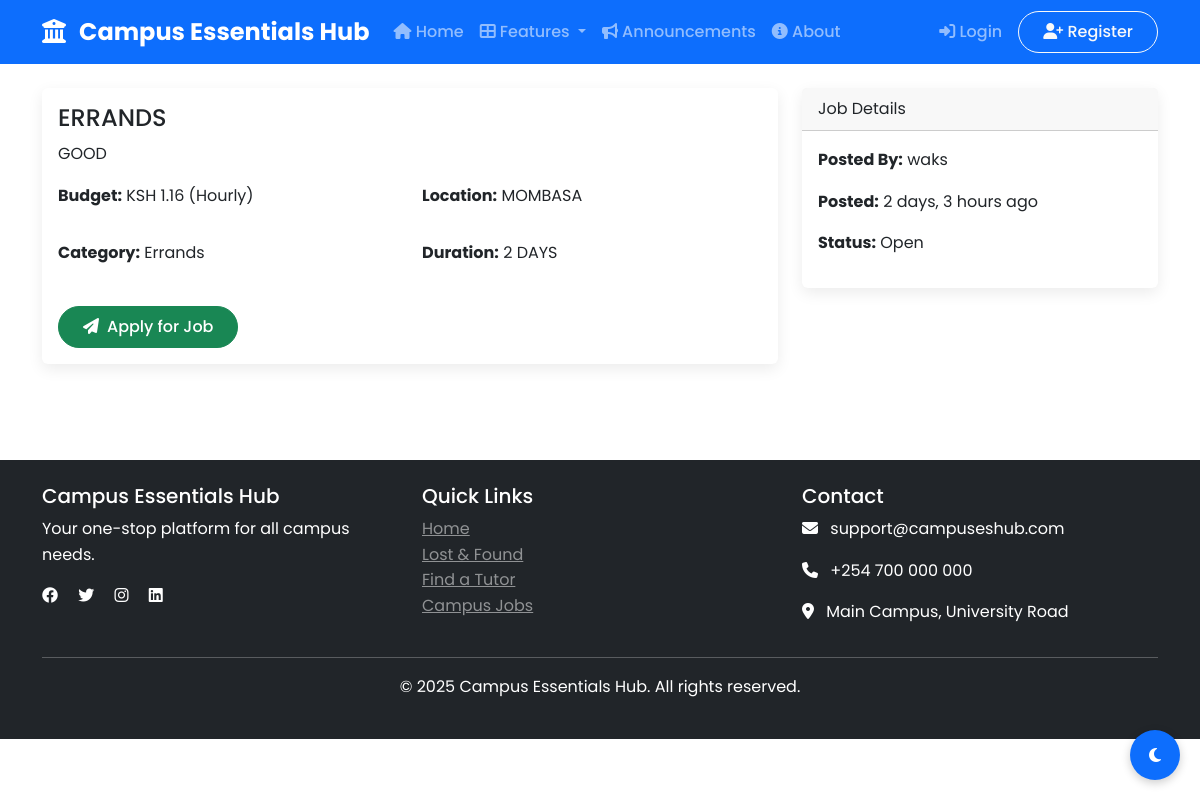
The app's page /jobs/2/ with its own data.
### jobs/models.py (models this page shows, shortened)
class Job(models.Model):
    CATEGORY_CHOICES = (
        ('typing', 'Typing Work'),
        ('design', 'Design'),
        ('errands', 'Errands'),
        ('academic', 'Academic Support'),
        ('photography', 'Photography'),
        ('tutoring', 'Tutoring'),
        ('tech', 'Tech Support'),
        ('writing', 'Writing'),
        ('other', 'Other'),
    )
    STATUS_CHOICES = (
        ('open', 'Open'),
        ('in_progress', 'In Progress'),
        ('completed', 'Completed'),
        ('cancelled', 'Cancelled'),
    )
    user = models.ForeignKey(CustomUser, on_delete=models.CASCADE, related_name='posted_jobs')
    title = models.CharField(max_length=200)
    description = models.TextField()
    category = models.CharField(max_length=50, choices=CATEGORY_CHOICES)
    location = models.CharField(max_length=200)
    budget = models.DecimalField(max_digits=10, decimal_places=2)
    budget_type = models.CharField(max_length=20, choices=[('fixed', 'Fixed'), ('hourly', 'Hourly')])
    duration = models.CharField(max_length=100, blank=True)
    skills_required = models.TextField(blank=True)
    status = models.CharField(max_length=20, choices=STATUS_CHOICES, default='open')
    created_at = models.DateTimeField(default=timezone.now)
    updated_at = models.DateTimeField(auto_now=True)
    class Meta:
        ordering = ['-created_at']

### accounts/models.py (models this page shows, shortened)
class CustomUser(AbstractUser):
    USER_TYPE_CHOICES = (
        ('student', 'Student'),
        ('tutor', 'Tutor'),
        ('service_provider', 'Service Provider'),
        ('admin', 'Administrator'),
    )
    email = models.EmailField(unique=True)
    phone_number = models.CharField(max_length=15, blank=True)
    student_id = models.CharField(max_length=20, blank=True)
    university = models.CharField(max_length=200, blank=True)
    course = models.CharField(max_length=100, blank=True)
    year_of_study = models.IntegerField(blank=True, null=True)
    user_type = models.CharField(max_length=20, choices=USER_TYPE_CHOICES, default='student')
    profile_picture = models.ImageField(upload_to='profile_pics/', blank=True)
    bio = models.TextField(blank=True)
    points = models.IntegerField(default=0)
    is_verified = models.BooleanField(default=False)
    verification_code = models.CharField(max_length=6, blank=True)
    dark_mode = models.BooleanField(default=False)
    location = models.CharField(max_length=200, blank=True)
    created_at = models.DateTimeField(default=timezone.now)
    updated_at = models.DateTimeField(auto_now=True)
    class Meta:
        ordering = ['-date_joined']

### jobs/views.py (the view)
# urls.py: path('<int:job_id>/', views.job_detail, name='detail'),
def job_detail(request, job_id):
    job = get_object_or_404(Job, id=job_id)
    applications = None
    if job.user == request.user:
        applications = job.applications.all()
    return render(request, 'jobs/detail.html', {
        'job': job,
        'applications': applications,
        'is_owner': job.user == request.user,
        'has_applied': job.applications.filter(
            applicant=request.user).exists() if request.user.is_authenticated else False,
    })

### core/context_processors.py (called while the page is built)
def notification_count(request):
    if request.user.is_authenticated:
        unread_count = Notification.objects.filter(user=request.user, is_read=False).count()
        return {'notification_count': unread_count}
    return {'notification_count': 0}

def theme_preference(request):
    if request.user.is_authenticated:
        theme = 'dark' if request.user.dark_mode else 'light'
        return {'theme': theme}
    return {'theme': 'light'}

### jobs/templates/jobs/detail.html (shortened to what this page needs)
{% extends 'core/base.html' %}
{% block content %}
<div class="row">
    <div class="col-md-8">
        <div class="card mb-4">
            <div class="card-body">
                <h4>{{ job.title }}</h4>
                <p>{{ job.description }}</p>
                <div class="row mb-3">
                    <div class="col-md-6">
                        <p><strong>Budget:</strong> KSH {{ job.budget }} ({{ job.get_budget_type_display }})</p>
                    </div>
                    <div class="col-md-6">
                        <p><strong>Location:</strong> {{ job.location }}</p>
                    </div>
                </div>
                <div class="row mb-3">
                    <div class="col-md-6">
                        <p><strong>Category:</strong> {{ job.get_category_display }}</p>
                    </div>
                    <div class="col-md-6">
                        <p><strong>Duration:</strong> {{ job.duration|default:"Not specified" }}</p>
                    </div>
                </div>
                <div class="mt-4">
                    {% if is_owner %}
                    <div class="btn-group">
                        <a href="{% url 'jobs:update' job.id %}" class="btn btn-primary">
                            <i class="fas fa-edit me-2"></i>Edit Job
                        </a>
                        <a href="{% url 'jobs:applications' job.id %}" class="btn btn-info">
                            <i class="fas fa-users me-2"></i>View Applications
                        </a>
                    </div>
                    {% elif has_applied %}
                    <button class="btn btn-secondary" disabled>
                        <i class="fas fa-check me-2"></i>Already Applied
                    </button>
                    {% else %}
                    <a href="{% url 'jobs:apply' job.id %}" class="btn btn-success">
                        <i class="fas fa-paper-plane me-2"></i>Apply for Job
                    </a>
                    {% endif %}
                </div>
            </div>
        </div>
    </div>
    <div class="col-md-4">
        <div class="card">
            <div class="card-header">Job Details</div>
            <div class="card-body">
                <p><strong>Posted By:</strong> {{ job.user.username }}</p>
                <p><strong>Posted:</strong> {{ job.created_at|timesince }} ago</p>
                <p><strong>Status:</strong> {{ job.get_status_display }}</p>
            </div>
        </div>
    </div>
</div>
{% endblock %}

### static/css/style.css (style rules this page uses)
:root { --primary-color: #0d6efd; --secondary-color: #6c757d; --success-color: #198754; --danger-color: #dc3545; --warning-color: #ffc107; --info-color: #0dcaf0; --light-color: #f8f9fa; --dark-color: #212529; }
body { font-family: 'Poppins', sans-serif; line-height: 1.6; }
.card { border: none; box-shadow: 0 5px 15px rgba(0,0,0,0.08); transition: transform 0.3s; margin-bottom: 20px; }
.btn { border-radius: 25px; padding: 0.5rem 1.5rem; font-weight: 500; transition: all 0.3s; }

### records on screen
Job: title "ERRANDS", description "GOOD", budget "1.16", budget_type "Hourly", location "MOMBASA", category "Errands", duration "2 DAYS", user.username "waks", created_at "2 days, 3 hours", status "Open"
